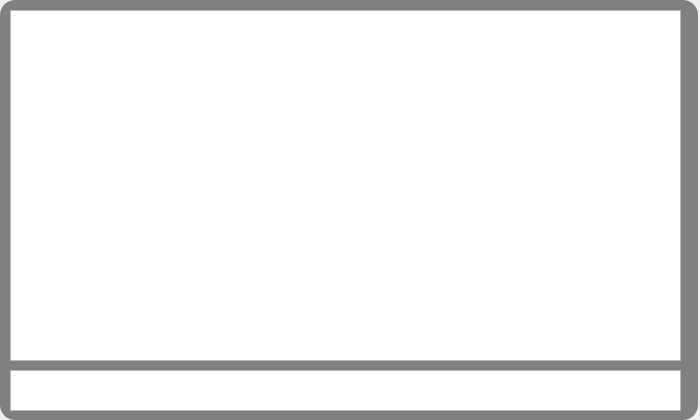
<?xml version="1.0" encoding="UTF-8"?>
<ui version="4.0">
 <class>Form</class>
 <widget class="QWidget" name="Form">
  <property name="geometry">
   <rect>
    <x>0</x>
    <y>0</y>
    <width>700</width>
    <height>420</height>
   </rect>
  </property>
  <property name="palette">
   <palette>
    <active>
     <colorrole role="WindowText">
      <brush brushstyle="SolidPattern">
       <color alpha="255">
        <red>255</red>
        <green>170</green>
        <blue>0</blue>
       </color>
      </brush>
     </colorrole>
     <colorrole role="ButtonText">
      <brush brushstyle="SolidPattern">
       <color alpha="255">
        <red>255</red>
        <green>170</green>
        <blue>0</blue>
       </color>
      </brush>
     </colorrole>
    </active>
    <inactive>
     <colorrole role="WindowText">
      <brush brushstyle="SolidPattern">
       <color alpha="255">
        <red>255</red>
        <green>170</green>
        <blue>0</blue>
       </color>
      </brush>
     </colorrole>
     <colorrole role="ButtonText">
      <brush brushstyle="SolidPattern">
       <color alpha="255">
        <red>255</red>
        <green>170</green>
        <blue>0</blue>
       </color>
      </brush>
     </colorrole>
    </inactive>
    <disabled>
     <colorrole role="WindowText">
      <brush brushstyle="SolidPattern">
       <color alpha="255">
        <red>120</red>
        <green>120</green>
        <blue>120</blue>
       </color>
      </brush>
     </colorrole>
     <colorrole role="ButtonText">
      <brush brushstyle="SolidPattern">
       <color alpha="255">
        <red>120</red>
        <green>120</green>
        <blue>120</blue>
       </color>
      </brush>
     </colorrole>
    </disabled>
   </palette>
  </property>
  <property name="windowTitle">
   <string>Form</string>
  </property>
  <widget class="QTextEdit" name="textEdit">
   <property name="geometry">
    <rect>
     <x>0</x>
     <y>0</y>
     <width>698</width>
     <height>420</height>
    </rect>
   </property>
   <property name="palette">
    <palette>
     <active>
      <colorrole role="Button">
       <brush brushstyle="SolidPattern">
        <color alpha="255">
         <red>128</red>
         <green>128</green>
         <blue>128</blue>
        </color>
       </brush>
      </colorrole>
      <colorrole role="Light">
       <brush brushstyle="SolidPattern">
        <color alpha="255">
         <red>85</red>
         <green>255</green>
         <blue>255</blue>
        </color>
       </brush>
      </colorrole>
      <colorrole role="BrightText">
       <brush brushstyle="SolidPattern">
        <color alpha="255">
         <red>0</red>
         <green>255</green>
         <blue>127</blue>
        </color>
       </brush>
      </colorrole>
      <colorrole role="Base">
       <brush brushstyle="SolidPattern">
        <color alpha="255">
         <red>128</red>
         <green>128</green>
         <blue>128</blue>
        </color>
       </brush>
      </colorrole>
      <colorrole role="Window">
       <brush brushstyle="SolidPattern">
        <color alpha="255">
         <red>128</red>
         <green>128</green>
         <blue>128</blue>
        </color>
       </brush>
      </colorrole>
      <colorrole role="NoRole">
       <brush brushstyle="SolidPattern">
        <color alpha="255">
         <red>170</red>
         <green>255</green>
         <blue>255</blue>
        </color>
       </brush>
      </colorrole>
     </active>
     <inactive>
      <colorrole role="Button">
       <brush brushstyle="SolidPattern">
        <color alpha="255">
         <red>128</red>
         <green>128</green>
         <blue>128</blue>
        </color>
       </brush>
      </colorrole>
      <colorrole role="Light">
       <brush brushstyle="SolidPattern">
        <color alpha="255">
         <red>85</red>
         <green>255</green>
         <blue>255</blue>
        </color>
       </brush>
      </colorrole>
      <colorrole role="BrightText">
       <brush brushstyle="SolidPattern">
        <color alpha="255">
         <red>0</red>
         <green>255</green>
         <blue>127</blue>
        </color>
       </brush>
      </colorrole>
      <colorrole role="Base">
       <brush brushstyle="SolidPattern">
        <color alpha="255">
         <red>128</red>
         <green>128</green>
         <blue>128</blue>
        </color>
       </brush>
      </colorrole>
      <colorrole role="Window">
       <brush brushstyle="SolidPattern">
        <color alpha="255">
         <red>128</red>
         <green>128</green>
         <blue>128</blue>
        </color>
       </brush>
      </colorrole>
      <colorrole role="NoRole">
       <brush brushstyle="SolidPattern">
        <color alpha="255">
         <red>170</red>
         <green>255</green>
         <blue>255</blue>
        </color>
       </brush>
      </colorrole>
     </inactive>
     <disabled>
      <colorrole role="Button">
       <brush brushstyle="SolidPattern">
        <color alpha="255">
         <red>128</red>
         <green>128</green>
         <blue>128</blue>
        </color>
       </brush>
      </colorrole>
      <colorrole role="Light">
       <brush brushstyle="SolidPattern">
        <color alpha="255">
         <red>85</red>
         <green>255</green>
         <blue>255</blue>
        </color>
       </brush>
      </colorrole>
      <colorrole role="BrightText">
       <brush brushstyle="SolidPattern">
        <color alpha="255">
         <red>0</red>
         <green>255</green>
         <blue>127</blue>
        </color>
       </brush>
      </colorrole>
      <colorrole role="Base">
       <brush brushstyle="SolidPattern">
        <color alpha="255">
         <red>128</red>
         <green>128</green>
         <blue>128</blue>
        </color>
       </brush>
      </colorrole>
      <colorrole role="Window">
       <brush brushstyle="SolidPattern">
        <color alpha="255">
         <red>128</red>
         <green>128</green>
         <blue>128</blue>
        </color>
       </brush>
      </colorrole>
      <colorrole role="NoRole">
       <brush brushstyle="SolidPattern">
        <color alpha="255">
         <red>170</red>
         <green>255</green>
         <blue>255</blue>
        </color>
       </brush>
      </colorrole>
     </disabled>
    </palette>
   </property>
   <property name="styleSheet">
    <string notr="true">    background-color: gray;
    border-style: outset;
    border-width: 0px;
    border-radius: 15px;
    border-color: gray;
    font: bold 14px;
    min-width: 10em;
    padding: 6px;</string>
   </property>
  </widget>
  <widget class="QTextBrowser" name="textBrowser">
   <property name="geometry">
    <rect>
     <x>10</x>
     <y>10</y>
     <width>671</width>
     <height>351</height>
    </rect>
   </property>
  </widget>
  <widget class="QPlainTextEdit" name="plainTextEdit">
   <property name="geometry">
    <rect>
     <x>10</x>
     <y>370</y>
     <width>671</width>
     <height>41</height>
    </rect>
   </property>
  </widget>
 </widget>
 <resources/>
 <connections/>
</ui>
